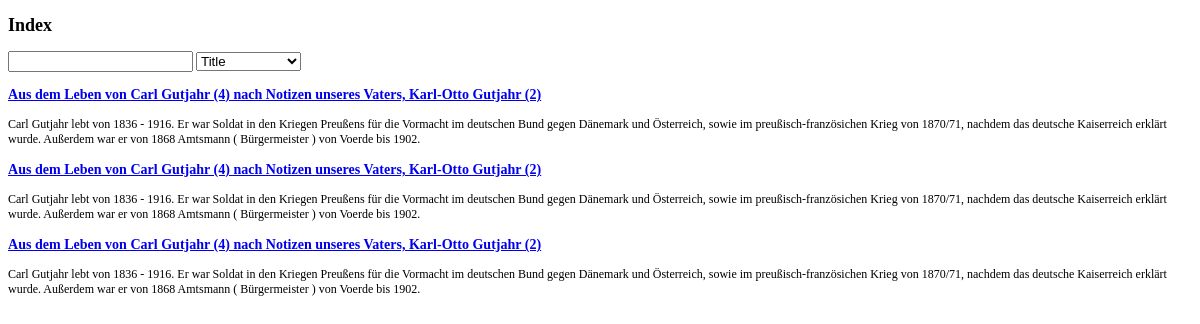
Before: / with the older database file.
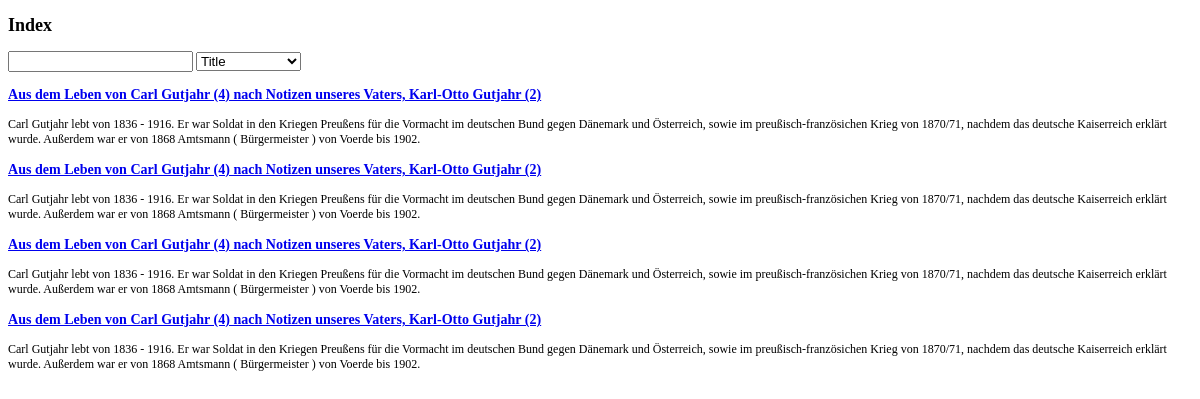
After: the same page with the newer database file.
### tables this page shows
CREATE TABLE "files" (
	`date`	text,
	`description`	TEXT,
	`title`	TEXT,
	`img`	TEXT,
	`folder_name`	TEXT,
	`transcription`	TEXT,
	`notes`	TEXT,
	`id`	INTEGER PRIMARY KEY AUTOINCREMENT
);

### main.py (the view)
@app.route("/")
def index():
    connection  = connect()
    cursor      = connection.cursor()
    query       = "SELECT id, title, description FROM files"
    cursor.execute ( query )
    results     = cursor.fetchall()
    return render_template(
            "index.html",
            results = results
            )

### main.py (called while the page is built)
def connect():
    return sqlite3.connect('ahnen.db')

### templates/index.html (shortened to what this page needs)
<!DOCTYPE html>
<html lang="de" dir="ltr">
  <head>
  </head>
  <body>
    <h2> Index </h3>
      <form action="/search" method="get">
        <input type="search" name="search">
        <select name="place">
          <option value="title" selected>Title</option>
        </select>
      </form>
    {% for id, title, description in results %}
    <a href="/files/{{ id }}/">
      <h3> {{ title }} </h3>
    </a>
      <p> {{ description }} </p>
    {% endfor %}
  </body>
</html>

### templates/index.html (style rules this page uses)
body { font-size: 12px; }

Changed rows visible on the page:
added files: title "Aus dem Leben von Carl Gutjahr (4) nach Notizen unseres Vaters, Karl-Otto Gutjahr (2)", description "Carl Gutjahr lebt von 1836 - 1916. Er war Soldat in den Kriegen Preußens für die Vormacht im deutschen Bund gegen Dänemark und Österreich, sowie im preußisch-französichen Krieg von 1870/71, nachdem das deutsche Kaiserreich erklärt wurde. Außerdem war er von 1868 Amtsmann ( Bürgermeister ) von Voerde bis 1902."
